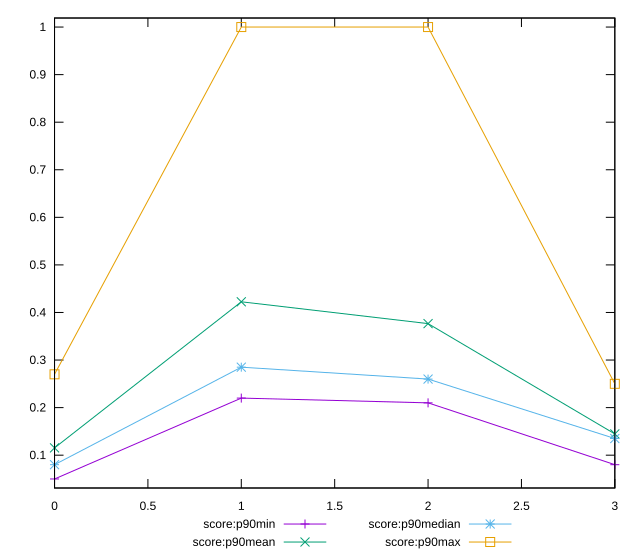

Recreate this plot in gnuplot.
reset

$scoreP90Min <<EOF
0 0.05
1 0.22
2 0.21
3 0.08
EOF

$scoreP90Mean <<EOF
0 0.11531914893617026
1 0.42244680851063815
2 0.3765591397849461
3 0.1446808510638298
EOF

$scoreP90Median <<EOF
0 0.08
1 0.28500000000000003
2 0.26
3 0.135
EOF

$scoreP90Max <<EOF
0 0.27
1 1
2 1
3 0.25
EOF

set key outside below
set xrange [0:3]
set yrange [0.031000000000000003:1.019]
set trange [0.031000000000000003:1.019]
set terminal svg size 640, 560 enhanced background rgb 'white'
set output "reports/report_00027_2021-02-24T12-40-31.850Z/unused-javascript/progression/score.svg"

plot $scoreP90Min title "score:p90min" with linespoints, \
     $scoreP90Mean title "score:p90mean" with linespoints, \
     $scoreP90Median title "score:p90median" with linespoints, \
     $scoreP90Max title "score:p90max" with linespoints

reset
